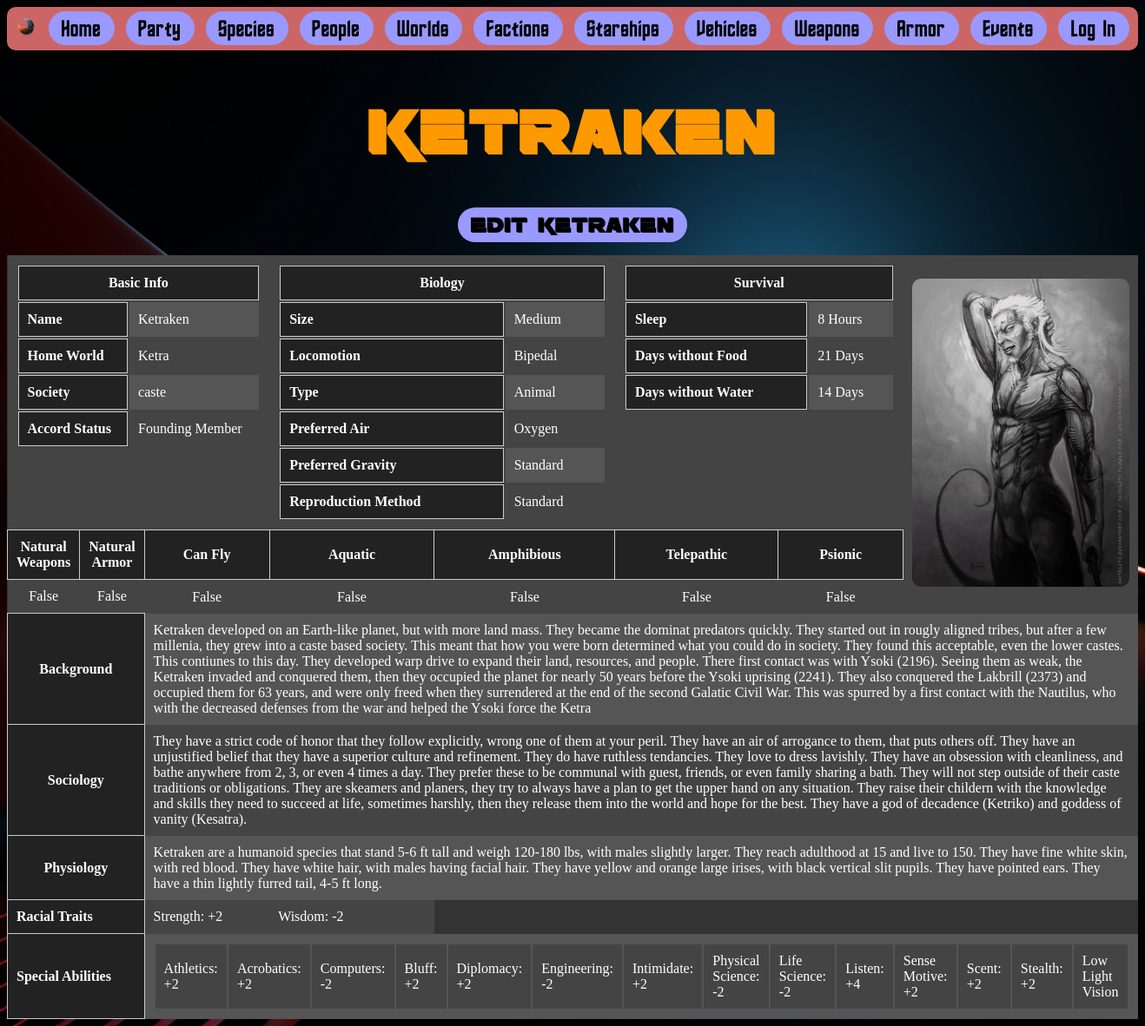
Screenshot of /species/1/ with the database file from the repository.
### species/models.py (models this page shows, shortened)
class Species(models.Model):
    class Meta:
        app_label = 'species'
    SIZE_CHOICES = [
        ('diminutive', 'Diminutive'),
        ('tiny', 'Tiny'),
        ('small', 'Small'),
        ('medium', 'Medium'),
        ('large', 'Large'),
        ('huge', 'Huge'),
        ('gargantuan', 'Gargantuan'),
        ('colossal', 'Colossal'),
        ('planetary', 'Planetary'),
    ]
    TYPE_CHOICES = [
        ('animal','Animal'),
        ('biotech','Bio-Tech'),
        ('plant','Plant'),
        ('metamorph','Metamorph'),
        ('unique','Unique'),
    ]
    AIR_CHOICES = [
        ('oxygen','Oxygen'),
        ('nitrogen','Nitrogen'),
        ('carbon-dioxide','Carbon Dioxide'),
        ('argon','Argon'),
        ('unique','Unique'),
        ('xenon','Xenon'),
        ('dihydrogen-oxide','Dihydrogen Oxide'),
        ('hydrogen','Hydrogen'),
        ('helium','Helium'),
        ('neon','Neon'),
    ]
    REPRODUCTIVE_CHOICES = [
        ('standard','Standard'),
        ('asexual','Asexual'),
        ('fission','Fission'),
        ('clone','Clone'),
        ('unique','Unique'),
    ]
    GRAVITY_CHOICES = [
        ('light','Light'),
        ('standard','Standard'),
        ('heavy','Heavy'),
    ]
    ACCORD_STATUS_CHOICES = [
        ('founder','Founding Member'),
        ('ally','Ally'),
        ('member','Member'),
        ('peace','Peace Treaty'),
        ('enemy','Enemy'),
        ('nuetral','Nuetral'),
        ('unknown','Unknown'),
        ('undiscovered','Undiscovered'),
    ]
    SOCIETY_CHOICES = [
        ('monarchy','Monarchy'),
        ('theocracy','Theocracy'),
        ('democracy','Democracy'),
        ('caste','Caste'),
        ('tribal','Tribal'),
        ('free','Free'),
        ('unknown','Unknown'),
        ('empire','Empire'),
        ('conglomerate','Conglomerate'),
        ('aristocracy','Aristocracy'),
        ('multiple','Multiple'),
        ('anarchy','Anarchy'),
        ('technocracy','Technocracy'),
    ]
    LOCOMOTION_CHOICES = [
        ('bipedal','Bipedal'),
        ('tentacle','Tentacle'),
        ('multiped','Multiped'),
        ('flight','Flight'),
        ('serpentine','Serpentine'),
        ('metamorph','Metamorph'),
        ('float','Float'),
        ('quadruped','Quadruped'),
        ('octoped','Octoped'),
    ]
    name = models.CharField(max_length=100)
    home_world = models.CharField(max_length=100)
    society = models.CharField(max_length=50, choices=SOCIETY_CHOICES)
    accord_status = models.CharField(max_length=20, choices=ACCORD_STATUS_CHOICES)
    background = models.TextField()
    sociology = models.TextField()
    physiology = models.TextField()
    racial_traits = models.JSONField()
    size = models.CharField(max_length=20, choices=SIZE_CHOICES)
    type = models.CharField(max_length=50, choices=TYPE_CHOICES)
    air = models.CharField(max_length=50, choices=AIR_CHOICES)
    reproduction_method = models.CharField(max_length=20, choices=REPRODUCTIVE_CHOICES)
    hours_of_sleep = models.IntegerField()
    days_without_food = models.IntegerField()
    days_without_water = models.IntegerField()
    strength_rating = models.IntegerField()
    toughness_rating = models.IntegerField()
    speed_rating = models.IntegerField()
    intelligence_rating = models.IntegerField()
    natural_weapons = models.BooleanField()
    natural_armor = models.BooleanField()
    can_fly = models.BooleanField()
    aquatic = models.BooleanField()
    amphibious = models.BooleanField()
    telepathic = models.BooleanField()
    psionic = models.BooleanField()
    gravity = models.CharField(max_length=15, choices=GRAVITY_CHOICES)
    special_abilities = models.JSONField()
    locomotion_method = models.CharField(max_length=20, choices=LOCOMOTION_CHOICES)
    image = models.ImageField(upload_to='species/images/', null=True, blank=True)
    hidden = models.BooleanField(default=False)

### species/views.py (the view)
# urls.py: path("<int:id>/", views.species_page, name="species_page"),
def species_page(request, id):
    current_species = Species.objects.get(id=id)
    context = {
        'current_species': current_species,
    }
    return render(request, 'species.html', context)

### cataclysm/templatetags/custom_filters.py (called while the page is built)
@register.filter(name='isnumeric')
def isnumeric(value):
    if str(value)[0] == '-':
        return str(value).replace('-', '').isnumeric()
    return str(value).isnumeric()

@register.filter(name='isboolean')
def isboolean(value):
    return isinstance(value, bool)

### species/templates/species.html
{% include 'navbar.html' %}
{% load mathfilters %}
{% load group_check %}
{% load custom_filters %}
{% block content %}
    <h1 class="app_name">{{current_species.name}}</h1>
    <h2 class="index_menu"><a href="{% url 'edit_species' current_species.id %}">Edit {{current_species.name}} </a></h2>
    <div style="width: 100%;">
        <table class="sci-fi-list">
            <tr style="vertical-align: top;">
                <td colspan="3">
                    <table style="vertical-align: top; width: 100%;">
                        <th colspan="2" style="text-align: center;">Basic Info</th>
                        <tr>
                            <th>Name</th>
                            <td>{{ current_species.name }}</td>
                        </tr>
                        <tr>
                            <th>Home World</th>
                            <td>{{ current_species.home_world }}</td>
                        </tr>
                        <tr>
                            <th>Society</th>
                            <td>{{ current_species.society }}</td>
                        </tr>
                        <tr>
                            <th>Accord Status</th>
                            <td>{{ current_species.get_accord_status_display }}</td>
                        </tr>
                    </table>
                </td>
                <td colspan="2" >
                    <table style="vertical-align: top; width: 100%;">
                        <th colspan="2" style="text-align: center;">Biology</th>
                        <tr>
                            <th>Size</th>
                            <td>{{ current_species.get_size_display }}</td>
                        </tr>
                        <tr>
                            <th>Locomotion</th>
                            <td>{{ current_species.get_locomotion_method_display }}</td>
                        </tr>
                        <tr>
                            <th>Type</th>
                            <td>{{ current_species.get_type_display }}</td>
                        </tr>
                        <tr>
                            <th>Preferred Air</th>
                            <td>{{ current_species.get_air_display }}</td>
                        </tr>
                        <tr>
                            <th>Preferred Gravity</th>
                            <td>{{ current_species.get_gravity_display }}</td>
                        </tr>
                        <tr>
                            <th>Reproduction Method</th>
                            <td>{{ current_species.get_reproduction_method_display }}</td>
                        </tr>
                    </table>
                </td>
                <td colspan="2" style="align-items: center;">
                    <table style="vertical-align: top; width: 100%;">
                        <th colspan="2" style="text-align: center;">Survival</th>
                        <tr>
                            <th>Sleep</th>
                            <td>{{ current_species.hours_of_sleep }} Hours</td>
                        </tr>
                        <tr>
                            <th>Days without Food</th>
                            <td>{{ current_species.days_without_food }} Days</td>
                        </tr>
                        <tr>
                            <th>Days without Water</th>
                            <td>{{ current_species.days_without_water }} Days</td>
                        </tr>
                    </table>
                </td>
                <td rowspan="3" style="vertical-align: middle; width: 250px;">
                    {% if current_species.image %}
                        <center><img src="{{current_species.image.url}}" class="species_image"></center>
                    {% endif %}
                </td>
            </tr>
            <tr>
                <th style="text-align: center;">Natural Weapons</th>
                <th style="text-align: center;">Natural Armor</th>
                <th style="text-align: center;">Can Fly</th>
                <th style="text-align: center;">Aquatic</th>
                <th style="text-align: center;">Amphibious</th>
                <th style="text-align: center;">Telepathic</th>
                <th style="text-align: center;">Psionic</th>
            </tr>
            <tr>
                <td style="text-align: center; {% if current_species.natural_weapons %} background-color: darkgreen; {% endif %}">{{ current_species.natural_weapons }}</td>
                <td style="text-align: center; {% if current_species.natural_armor %} background-color: darkgreen; {% endif %}">{{ current_species.natural_armor }}</td>
                <td style="text-align: center; {% if current_species.can_fly %} background-color: darkgreen; {% endif %}">{{ current_species.can_fly }}</td>
                <td style="text-align: center; {% if current_species.aquatic %} background-color: darkgreen; {% endif %}">{{ current_species.aquatic }}</td>
                <td style="text-align: center; {% if current_species.amphibious %} background-color: darkgreen; {% endif %}">{{ current_species.amphibious }}</td>
                <td style="text-align: center; {% if current_species.telepathic %} background-color: darkgreen; {% endif %}">{{ current_species.telepathic }}</td>
                <td style="text-align: center; {% if current_species.psionic %} background-color: darkgreen; {% endif %}">{{ current_species.psionic }}</td>
            </tr>
            <tr>
                <th colspan="2" style="text-align: center;">Background</th>
                <td colspan="6">{{ current_species.background }}</td>
            </tr>
            <tr>
                <th colspan="2" style="text-align: center;">Sociology</th>
                <td colspan="6">{{ current_species.sociology }}</td>
            </tr>
            <tr>
                <th colspan="2" style="text-align: center;">Physiology</th>
                <td colspan="6">{{ current_species.physiology }}</td>
            </tr>
            <tr>
                <th colspan="2">Racial Traits</th>
                {% for trait, value in current_species.racial_traits.items %}
                    <td>{{ trait }}: {% if value > 0 %}+{% endif %}{{ value }}</td>
                {% endfor %}
            </tr>
            <tr>
                <th colspan="2">Special Abilities</th>
                <td colspan="6">
                    <table>
                        {% for ability, value in current_species.special_abilities.items %}
                            {% if value|isnumeric %}
                                <td>{{ ability }}: {% if value > 0 %}+{% endif %}{{ value }}</td>
                            {% elif value|isboolean %}
                                <td>{{ ability }}</td>
                            {% endif %}
                        {% endfor %}
                    </table>
                </td>
            </tr>
        </table>
    </div>
{%endblock%}

### static/css/default.css (style rules this page uses)
body a { color: #fff; }
body h1, body h2, body h3 { color: #fff; }
h1.app_name { color: #ff9900; text-align: center; font-family: 'Rebellion'; font-size: 72px; }
.sci-fi-list { border-collapse: collapse; width: 100%; font-family: GoodOT; background-color: #333; color: #fff; }
.sci-fi-list th { background-color: #222; border: 1px solid #ccc; padding: 10px; text-align: left; }
.sci-fi-list tr { background-color: #444; }
.sci-fi-list tr:nth-child(even) { background-color: #555; }
.sci-fi-list td { border: none; padding: 10px; }
.index_menu { color: #ff9900; text-align: center; font-family: 'Rebellion'; font-size: 24px; }
.index_menu a { text-decoration: none; text-align: center; background-color: #9999ff; border-radius: 25px; color: rgb(0, 0, 0); font-size: 24px; padding: 5px 15px; }
.species_image { width: 250px; height: auto; border-radius: 10px; }

### rows the page displays
Species: name "Ketraken", home_world "Ketra", society "caste", accord_status "Founding Member", size "Medium", locomotion_method "Bipedal", type "Animal", air "Oxygen", gravity "Standard", reproduction_method "Standard", hours_of_sleep "8", days_without_food "21", days_without_water "14", image (picture), natural_weapons "False", natural_armor "False", can_fly "False", aquatic "False", amphibious "False", telepathic "False", psionic "False", background "Ketraken developed on an Earth-like planet, but with more land mass. They became the dominat predators quickly. They started out in rougly aligned tribes, but after a few millenia, they grew into a caste based society. This meant that how you were born determined what you could do in society. They found this acceptable, even the lower castes. This contiunes to this day. They developed warp drive to expand their land, resources, and people. There first contact was with Ysoki (2196). Seeing them as weak, the Ketraken invaded and conquered them, then they occupied the planet for nearly 50 years before the Ysoki uprising (2241). They also conquered the Lakbrill (2373) and occupied them for 63…", sociology "They have a strict code of honor that they follow explicitly, wrong one of them at your peril. They have an air of arrogance to them, that puts others off. They have an unjustified belief that they have a superior culture and refinement. They do have ruthless tendancies. They love to dress lavishly. They have an obsession with cleanliness, and bathe anywhere from 2, 3, or even 4 times a day. They prefer these to be communal with guest, friends, or even family sharing a bath. They will not step outside of their caste traditions or obligations. They are skeamers and planers, they try to always have a plan to get the upper hand on any situation. They raise their childern with the knowledge and…", physiology "Ketraken are a humanoid species that stand 5-6 ft tall and weigh 120-180 lbs, with males slightly larger. They reach adulthood at 15 and live to 150. They have fine white skin, with red blood. They have white hair, with males having facial hair. They have yellow and orange large irises, with black vertical slit pupils. They have pointed ears. They have a thin lightly furred tail, 4-5 ft long."

### other values shown
{{ trait }} "Strength" "Wisdom"
{{ value }} "2" "-2"
{{ ability }} "Athletics" "Acrobatics" "Computers" "Bluff" "Diplomacy" "Engineering" "Intimidate" "Physical Science" "Life Science" "Listen" "Sense Motive" "Scent" "Stealth"
{{ value }} "2" "2" "-2" "2" "2" "-2" "2" "-2" "-2" "4" "2" "2" "2"
{{ ability }} "Low Light Vision"
